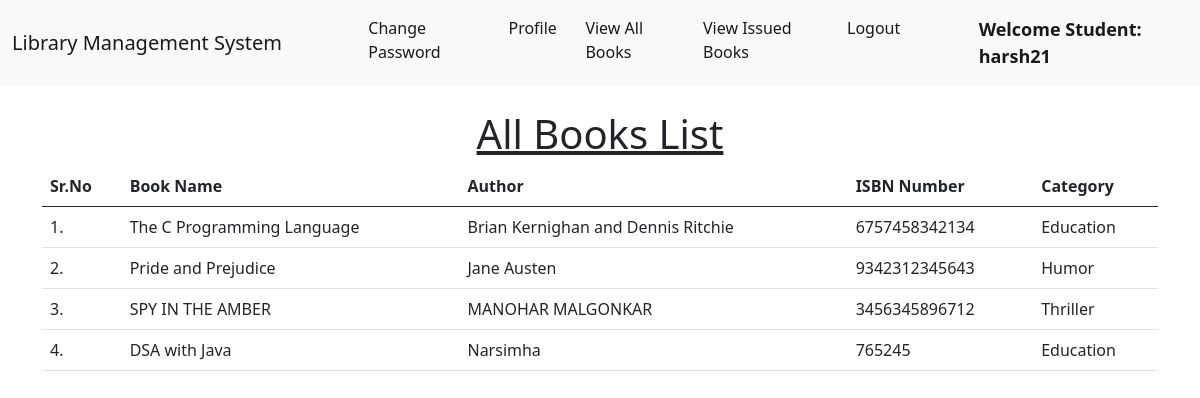
Page /student_view_book/ (signed in) on the committed database.
### library/models.py (models this page shows, shortened)
class Book(models.Model):
    name = models.CharField(max_length=200)
    author = models.CharField(max_length=200)
    isbn = models.PositiveIntegerField()
    category = models.CharField(max_length=50)

### library/views.py (the view)
# urls.py: path("student_view_book/", views.student_view_book, name="student_view_book"),
@login_required(login_url = '/student_login')
def student_view_book(request):
    books = Book.objects.all()
    return render(request, "student_view_book.html", {'books':books})

### library/templates/student_view_book.html (shortened to what this page needs)
{% extends 'student_navbar.html' %}
{% load static %}
{% block body %}
<div class="container mt-4">
    <h1 class="text-center"><u>All Books List</u></h1>
    <table class="table table-hover" id="example">
        <thead>
            <tr>
                <th>Sr.No</th>
                <th>Book Name</th>
                <th>Author</th>
                <th>ISBN Number</th>
                <th>Category</th>
            </tr>
        </thead>
        <tbody>
            {% for book in books %}
            <tr>
                <td>{{forloop.counter}}.</td>
                <td>{{book.name}}</td>
                <td>{{book.author}}</td>
                <td>{{book.isbn}}</td>
                <td>{{book.category}}</td>
            </tr>
            {% endfor %}
        </tbody>
    </table>
    </div>
{% endblock %}

### library/templates/student_navbar.html (shortened to what this page needs)
<!doctype html>
<html lang="en">
  <head>
    <link href="https://cdn.jsdelivr.net/npm/bootstrap@5.1.0/dist/css/bootstrap.min.css" rel="stylesheet">
    <link rel="stylesheet" href="https://cdn.datatables.net/1.10.25/css/jquery.dataTables.min.css">
    <link rel="stylesheet" href="https://cdn.datatables.net/buttons/1.7.1/css/buttons.dataTables.min.css">
  </head>
  <body>
    <nav class="navbar navbar-expand-lg navbar-light bg-light sticky-top">
        <div class="container-fluid">
          <a class="navbar-brand" href="#">Library Management System</a>
          <div class="collapse navbar-collapse" id="navbarSupportedContent">
            <ul class="navbar-nav me-auto mb-2 mb-lg-0">
              <li class="nav-item">
                <a class="nav-link active" aria-current="page" href="/change_password/">Change Password</a>
              </li>
              <li class="nav-item">
                <a class="nav-link active" aria-current="page" href="/profile/">Profile</a>
              </li>
              <li class="nav-item">
                <a class="nav-link active" aria-current="page" href="/student_view_book/">View All Books</a>
              </li>
              <li class="nav-item">
                <a class="nav-link active" aria-current="page" href="/student_issued_books/">View Issued Books</a>
              </li>
              <li class="nav-item">
                <a class="nav-link active" aria-current="page" href="/logout/">Logout</a>
              </li>
              <li class="nav-item">
                <a style="font-weight:600; font-family:'Segoe UI', Tahoma, Geneva, Verdana, sans-serif; font-size: large;" class="nav-link active" href="#">Welcome Student: {{request.user}}</a>
              </li>
            </ul>
          </div>
        </div>
      </nav>
      {% block body %}
      {% endblock %}
  </body>
</html>

### rows in the picture
Book: name "The C Programming Language", author "Brian Kernighan and Dennis Ritchie", isbn "6757458342134", category "Education"
Book: name "Pride and Prejudice", author "Jane Austen", isbn "9342312345643", category "Humor"
Book: name "SPY IN THE AMBER", author "MANOHAR MALGONKAR", isbn "3456345896712", category "Thriller"
Book: name "DSA with Java", author "Narsimha", isbn "765245", category "Education"

### other values in the picture
{{ request.user }} "harsh21"
